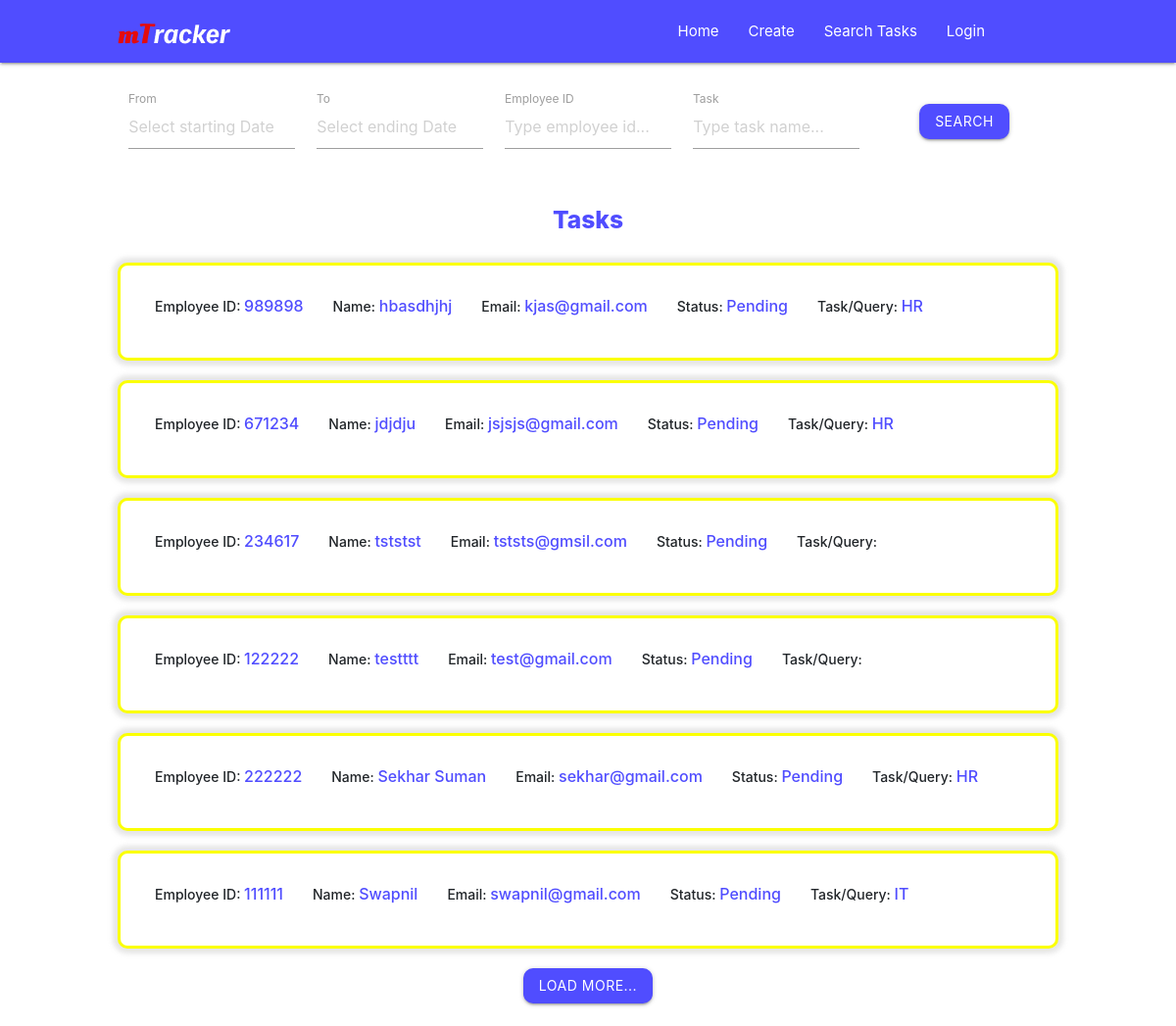
The app's page /search/, older data.
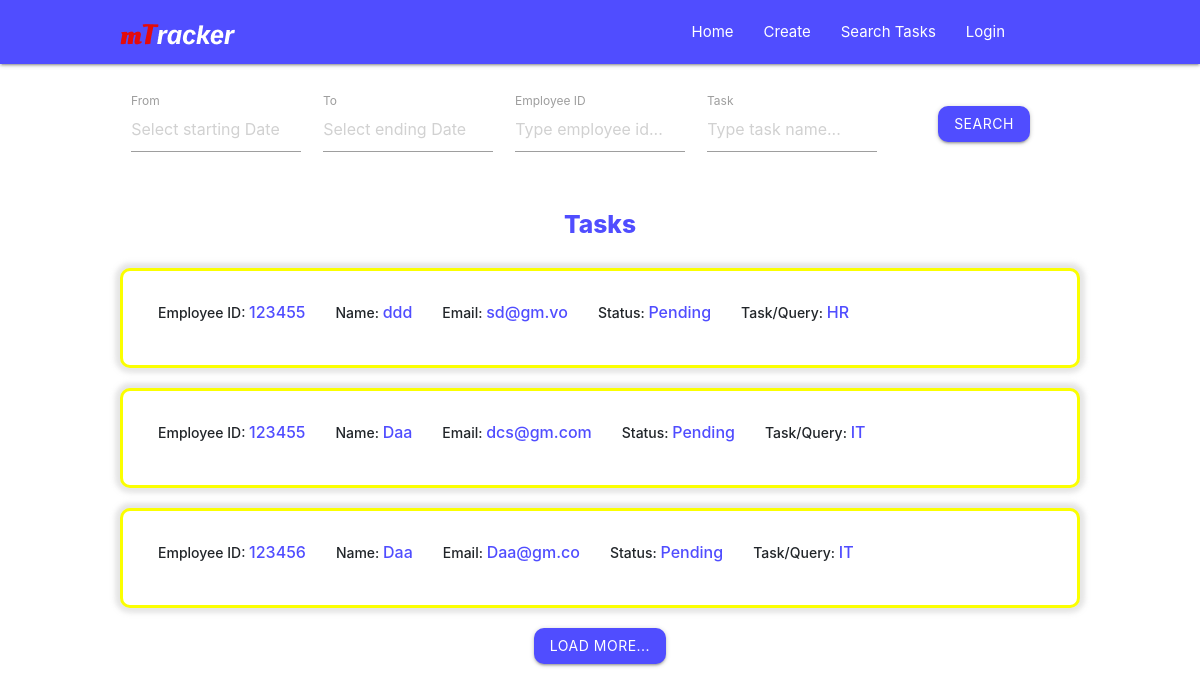
The same page, newer data.
### taskData/models.py (models this page shows)
class TaskData(models.Model):
    empid = models.TextField(max_length=20)
    empname = models.TextField(max_length=50)
    empemail = models.TextField(max_length=50)
    taskname = models.TextField(max_length=100)
    duedate = models.TextField(max_length=20)
    taskstatus = models.TextField(max_length=15)
    tasksummary = models.TextField(max_length=500)
    createdon = models.DateField()

### mtracker/views.py (the view, shortened to what this page needs)
# urls.py: path('search/', views.search, name='search'),
def search(request):
    taskData = TaskData.objects.filter().exclude(taskstatus='Completed').order_by('-id')
    return render(request, "search.html", {"taskData":taskData})

### templates/search.html (shortened to what this page needs)
{% extends 'base.html' %}
        {% block body %}
    <center>
        <div class="search-tab-container">
    <div class="all-tasks-container">
        <center>
            <form action="{% url 'search' %}" method="post">
            <div class="task-search row">
                <div class="input-field col l3 m5 s10">
                    <label>From</label>
                    <input placeholder="Select starting Date" type="text" class="datepicker" name="fromdate" >
                </div>
                <div class="input-field col l3 m5 s10">
                    <label>To</label>
                    <input placeholder="Select ending Date" type="text" class="datepicker" name="todate"  >
                </div>
                <div class="input-field col l3 m5 s10">
                    <label>Employee ID</label>
                    <input class="col" type="text" placeholder="Type employee id..." name="empid" >
                </div>
                <div class="input-field col l3 m5 s10">
                    <label>Task</label>
                    <input class="col" type="text" placeholder="Type task name..." name="task" >
                </div>
                <div class="input-field col l12 m12 s12">
                    <button class="btn search-btn waves-effect waves-light" onclick="">Search</button>
                </div>
            </div>
        </form>
        </center>
        <div class="row">
            <center>
                <h5 class="all-tasks-title">Tasks</h5>
            </center>
        </div>
        <div>
            <ul class="collapsible">
                {% for data in taskData %}
                <li class="task-card pending">
                    <div class="collapsible-header">
                        <div class="employee-info">
                            <div class="">Employee ID: <span>{{data.empid}}</span></div>
                            <div class="">Name: <span>{{data.empname}}</span></div>
                            <div class="">Email: <span>{{data.empemail}}</span></div>
                            <div class="">Status: <span>{{data.taskstatus}}</span></div>
                            <div>Task/Query: <span>{{data.taskname}}</span></div>
                        </div>
                    </div>
                </li>
                {% endfor %}
                <center>
                    <button class="btn load-more-btn waves-effect waves-light" onclick="">Load More...</button>
                </center>
                <br>
            </ul>
        </div>
    </div>
{% endblock %}

### templates/base.html (shortened to what this page needs)
<!DOCTYPE html>
<html lang="en">
<head>
    <link rel="stylesheet" href="https://cdnjs.cloudflare.com/ajax/libs/materialize/1.0.0/css/materialize.min.css">
    <link rel="stylesheet" href="/static/css/create-task_style.css">
    <link rel="stylesheet" href="/static/css/jquery.datetimepicker.css">
    <link rel="stylesheet" href="https://cdnjs.cloudflare.com/ajax/libs/materialize/1.0.0/css/materialize.min.css">
    <link rel="stylesheet" href="/static/css/hr-profile_style.css">
    <link href="https://cdn.jsdelivr.net/npm/bootstrap@5.1.3/dist/css/bootstrap.min.css" rel="stylesheet">
    <link rel="stylesheet" type="text/css" href="https://stackpath.bootstrapcdn.com/bootstrap/4.3.1/css/bootstrap.min.css">
    <link rel="stylesheet" type="text/css" href="https://codepen.io/skjha5993/pen/bXqWpR.css">
    <link rel="stylesheet" href="https://cdnjs.cloudflare.com/ajax/libs/materialize/1.0.0/css/materialize.min.css">
    <link rel="stylesheet" href="/static/css/update-task_style.css">
    <link rel="stylesheet" href="/static/css/jquery.datetimepicker.css">
    <link rel="stylesheet" href="/static/css/search-display-task_style.css">
    <link rel="stylesheet" href="/static/css/hr-profile_style.css">
</head>
<body>
    <div class="navbar-fixed">
        <nav>
            <div class="nav-wrapper">
                <a href="#!" class="brand-logo">
                    <img src="/static/img/mTracker.png">
                </a>
                <ul class="right hide-on-med-and-down">
                    <li><a href="{% url 'home' %}">Home</a></li>
                    <li><a href="{% url 'create' %}">Create</a></li>
                    <li><a href="{% url 'search'%}">Search Tasks</a></li>
                    {% if user.is_authenticated %}
                    <li><a href="{% url 'profile'%}">Profile</a></li>
                    <li><a href="{% url 'profile'%}">Hi, {{request.user.first_name}}</a></li>
                    <li><a href="{% url 'logout'%}">Logout</a></li>
                    {% else %}
                    <li><a href="{% url 'login'%}">Login</a></li>
                    {% endif %}
                </ul>
            </div>
        </nav>
    </div>
    {% block body %}
    {% endblock %}
</body>
</html>

### static/css/create-task_style.css (style rules this page uses)
body { overflow-x: hidden; }
.nav-wrapper { padding: 0% 15% 0% 10%; background-color: #504DFF; position: fixed; }

### static/css/hr-profile_style.css (style rules this page uses)
body { overflow-x: hidden; }

### static/css/update-task_style.css (style rules this page uses)
body { overflow-x: hidden; }
.nav-wrapper { padding: 0% 15% 0% 10%; background-color: #504DFF; position: fixed; }

### static/css/search-display-task_style.css (style rules this page uses)
.task-search { display: flex; flex-direction: row; flex-wrap: wrap; align-content: flex-start; }
.input-field { margin-left: 0; }
.search-btn, .load-more-btn { background: #504DFF !important; }
.btn { border-radius: 10px; }
.all-tasks-container { padding: 1% 10% 0% 10%; }
.all-tasks-title { font-weight: 800; color: #504DFF; }
.collapsible { border: 0px; margin: 0px; -webkit-box-shadow: none; }
.collapsible-header { flex-direction: column; line-height: 2.0; border-bottom: none; }
.task-card { min-height: 100px; width: auto; background-color: white; padding: 10px 20px; margin: 20px 0px; border-radius: 10px; box-shadow: 0 0 5px 5px rgba(216, 216, 216, 0.678); }
.task-info, .employee-info, .task-title { display: flex; flex-direction: row; justify-content:left; flex-wrap: wrap; column-gap: 30px; }
.task-card>div>div>div { font-weight: 500; font-size: 14px; }
.task-card>div>div>div>span { color: #504DFF; font-size: 16px; }
.pending { border:3px rgb(251, 255, 0) solid; }

Row changes from the older to the newer data that the page shows:
removed TaskData: empid "989898", empname "hbasdhjhj", empemail "kjas@gmail.com", taskstatus "Pending", taskname "HR"
removed TaskData: empid "671234", empname "jdjdju", empemail "jsjsjs@gmail.com", taskstatus "Pending", taskname "HR"
removed TaskData: empid "234617", empname "tststst", empemail "tststs@gmsil.com", taskstatus "Pending"
removed TaskData: empid "122222", empname "testttt", empemail "test@gmail.com", taskstatus "Pending"
removed TaskData: empid "222222", empname "Sekhar Suman", empemail "sekhar@gmail.com", taskstatus "Pending", taskname "HR"
removed TaskData: empid "111111", empname "Swapnil", empemail "swapnil@gmail.com", taskstatus "Pending", taskname "IT"
added TaskData: empid "123455", empname "ddd", empemail "sd@gm.vo", taskstatus "Pending", taskname "HR"
added TaskData: empid "123455", empname "Daa", empemail "dcs@gm.com", taskstatus "Pending", taskname "IT"
added TaskData: empid "123456", empname "Daa", empemail "Daa@gm.co", taskstatus "Pending", taskname "IT"
